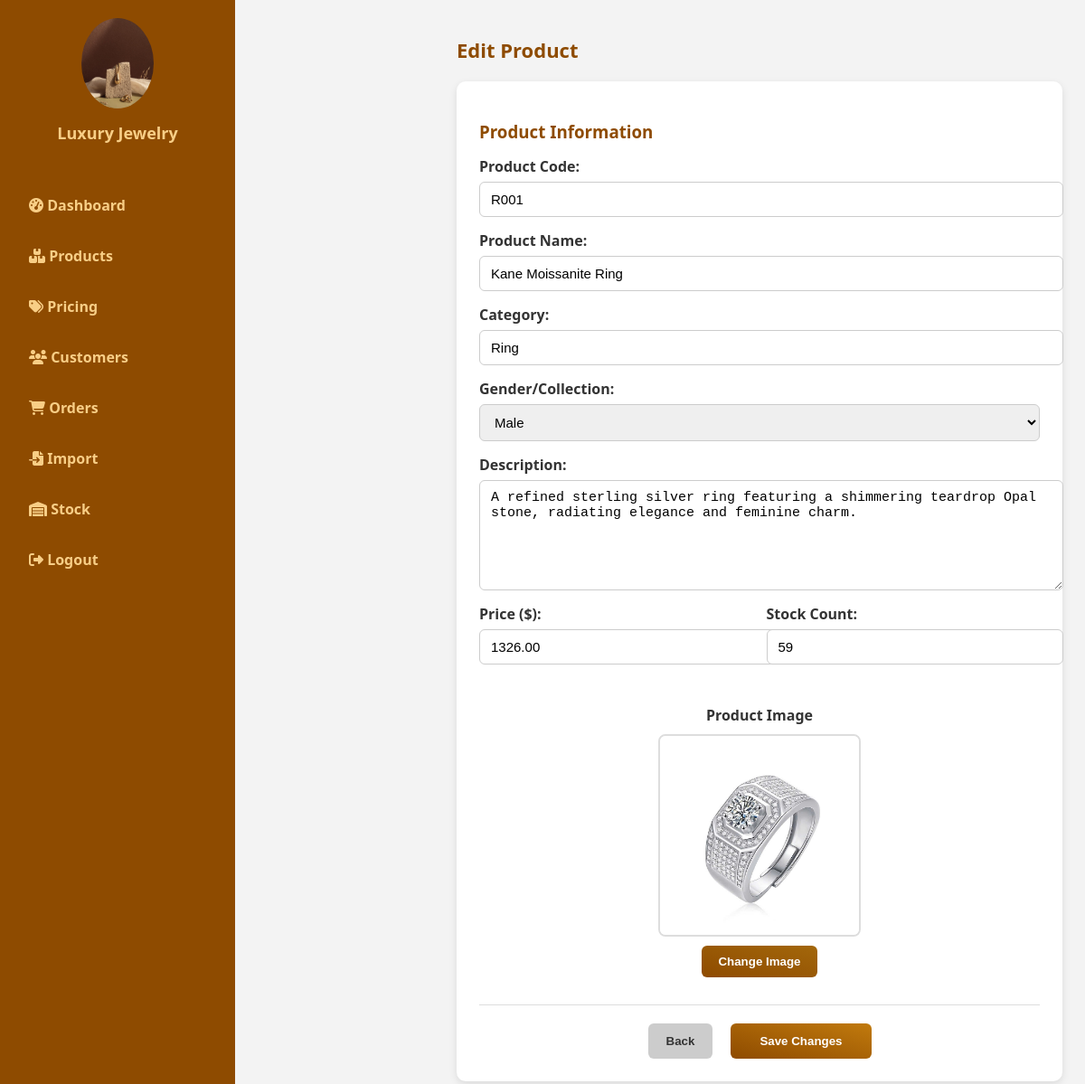
The page /Jewellery/admin/edit_product.php on the database as committed earlier.
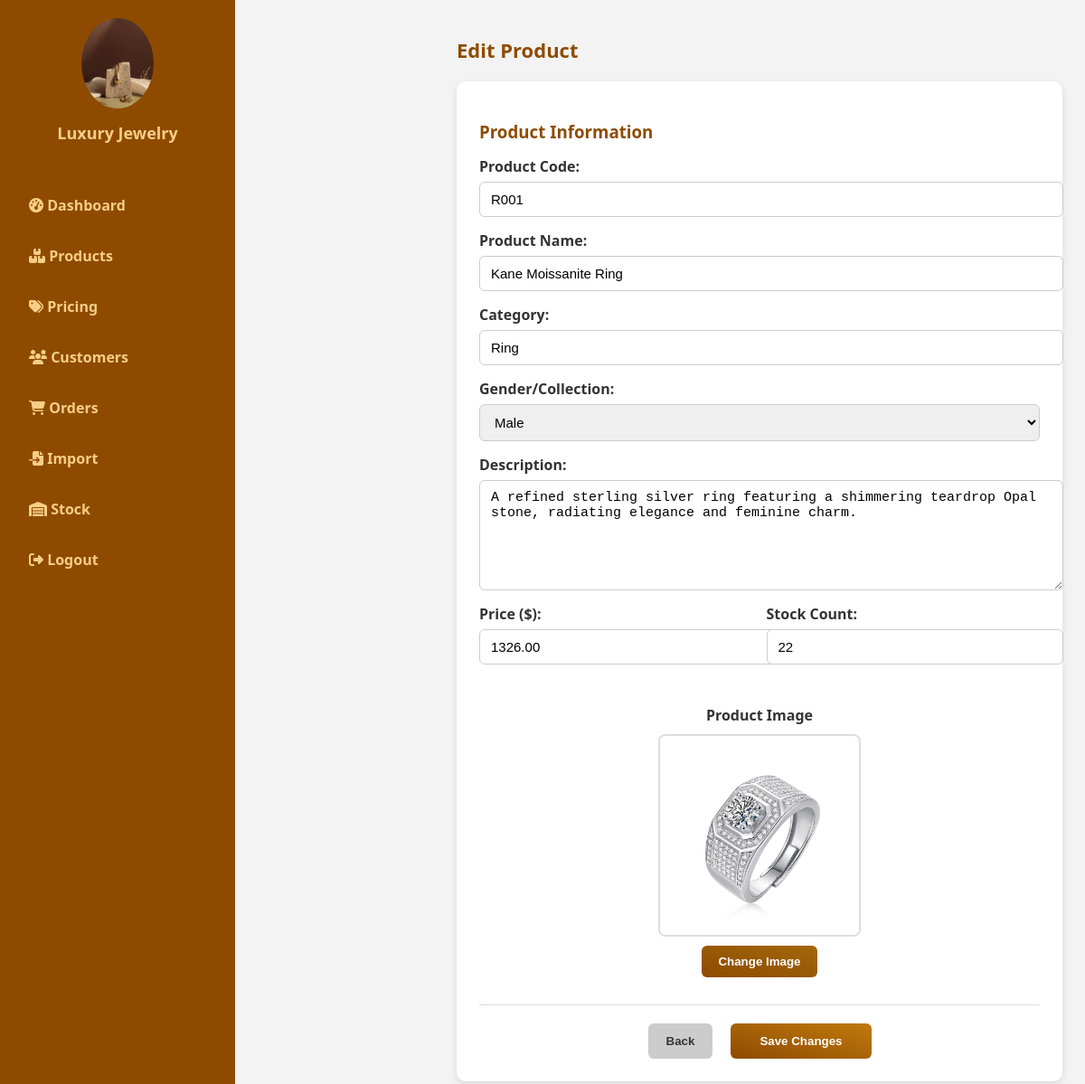
The same page on the database as committed later.
### tables this page shows
CREATE TABLE `product_details` (
  `id` int(11) NOT NULL,
  `product_id` varchar(50) NOT NULL,
  `description` text DEFAULT NULL,
  `material` varchar(255) DEFAULT NULL,
  `design` varchar(255) DEFAULT NULL,
  `stone` varchar(100) DEFAULT NULL,
  `color` varchar(100) DEFAULT NULL,
  `brand` varchar(255) DEFAULT 'ThirtySix Jewellery'
);

CREATE TABLE `products` (
  `id` varchar(50) NOT NULL,
  `name` varchar(255) DEFAULT NULL,
  `price` decimal(15,2) DEFAULT NULL,
  `image` varchar(255) DEFAULT NULL,
  `cost_price` decimal(15,2) DEFAULT 0.00,
  `profit_percent` int(11) DEFAULT 0,
  `stock` int(11) DEFAULT 0,
  `category` varchar(100) DEFAULT NULL,
  `gender` varchar(20) DEFAULT NULL
);

### Jewellery/admin/edit_product.php (the view, shortened to what this page needs)
<?php
require_once '../config/config.php';
$code = htmlspecialchars($_GET['code'] ?? 'R001');
$sql = "SELECT p.*, pd.description FROM products p LEFT JOIN product_details pd ON p.id = pd.product_id WHERE p.id = ?";
$stmt = $conn->prepare($sql);
$stmt->bind_param("s", $code);
$stmt->execute();
$result = $stmt->get_result();
if ($result->num_rows > 0) {
    $productRow = $result->fetch_assoc();
    $product = [
        'code'        => $productRow['id'],
        'name'        => $productRow['name'],
        'description' => $productRow['description'],
        'image'       => $productRow['image'],
        'price'       => $productRow['price'],
        'stock'       => $productRow['stock'],
        'category'    => $productRow['category'],
        'gender'      => $productRow['gender']
    ];
} else {
    die("Product not found");
}
?>
<!DOCTYPE html>
<html lang="en">
<head>
</head>
<body>
<?php include 'sidebar_include.php'; ?>
  <main>
    <h1>Edit Product</h1>
    <div class="card">
      <h3>Product Information</h3>
      <form method="post"
            action="edit_product.php?code=<?php echo urlencode($code); ?>"
            enctype="multipart/form-data">
        <div class="form-layout">
          <div class="form-column">
            <div class="form-group">
              <label>Product Code:</label>
              <input type="text" name="product_code"
                     value="<?php echo htmlspecialchars($product['code']); ?>" readonly>
            </div>
            <div class="form-group">
              <label>Product Name:</label>
              <input type="text" name="product_name"
                     value="<?php echo htmlspecialchars($product['name']); ?>">
            </div>
            <div class="form-group">
              <label>Category:</label>
              <input type="text" name="category" placeholder="Ring, Necklace, etc."
                     value="<?php echo htmlspecialchars($product['category'] ?? ''); ?>">
            </div>
            <div class="form-group">
              <label>Gender/Collection:</label>
              <select name="gender" style="padding:10px 12px; border:1px solid #ccc; border-radius:6px; font-size:15px;">
                <option value="Male" <?php echo (($product['gender']??'')=='Male')?'selected':''; ?>>Male</option>
              </select>
            </div>
            <div class="form-group">
              <label>Description:</label>
              <textarea name="description"><?php echo htmlspecialchars($product['description'] ?? ''); ?></textarea>
            </div>
            <div style="display:flex; gap:15px;">
              <div class="form-group" style="flex:1;">
                <label>Price ($):</label>
                <input type="number" name="price" step="0.01" min="0"
                       value="<?php echo htmlspecialchars($product['price'] ?? '0.00'); ?>" required>
              </div>
              <div class="form-group" style="flex:1;">
                <label>Stock Count:</label>
                <input type="number" name="stock" min="0"
                       value="<?php echo htmlspecialchars($product['stock'] ?? '0'); ?>" required>
              </div>
            </div>
          </div>
          <div class="image-column">
            <label style="font-weight:bold;margin-bottom:10px;">Product Image</label>
            <div class="image-preview">
              <img id="previewImage"
                   src="../images/<?php echo htmlspecialchars($product['image']); ?>"
                   alt="Product Image">
            </div>
            <button type="button" class="btn-change-image"
                    onclick="document.getElementById('uploadImage').click()">
              Change Image
            </button>
          </div>
        </div>
        <div class="form-actions">
          <button type="button" class="btn btn-secondary"
                  onclick="window.location.href='product_management.php'">Back</button>
          <button type="submit" class="btn btn-primary"
                  style="padding:0.75rem 2rem;font-weight:600;">
            Save Changes
          </button>
        </div>
      </form>
    </div>
  </main>
</body>
</html>

Rows that differ between the two databases and show on the page:
changed through a linked row, product_details "Kane Moissanite Ring": stock "59" → "22"
